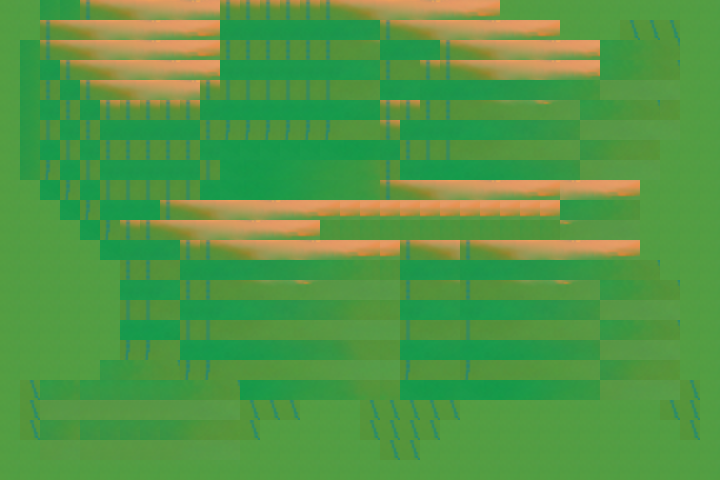

This is a level from a 2D game, rendered from its Tiled map with the project's own tilesets. A one-line summary and the map file follow, with tile-layer data summarised:
An orthogonal 36x24 tile map with 20x20 px tiles, 2 tile layers (ocean, land).

<map version="1.0" orientation="orthogonal" width="36" height="24" tilewidth="20" tileheight="20">
 <tileset firstgid="1" name="world" tilewidth="20" tileheight="20">
  <image source="../gfx/world_map.png" width="720" height="480" />
 </tileset>
 <layer name="ocean" width="36" height="24">
  <data>[864 cells, 218 non-empty, 1 distinct tile ids]</data>
 </layer>
 <layer name="land" width="36" height="24">
  <data>[864 cells, 647 non-empty, 78 distinct tile ids]</data>
 </layer>
</map>